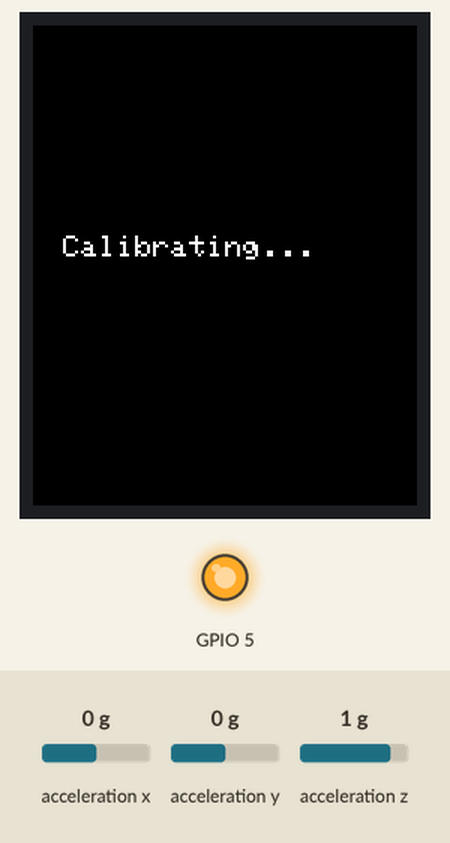
Recording of a program running on a simulated ESP32. Parts: 128×160 colour display, output pins drawn as LEDs (lit = HIGH). Wiring (inferred from the names in the program): MPU-6050 motion sensor at I2C address 0x68. Inputs (shaded band) come from the test bench; at power-on: acceleration x 0 g, acceleration y 0 g, acceleration z 1 g. WiFi joins after 1.5 s; servers stay silent unless stated; storage starts empty; pins used as bus, display or sensor lines are not drawn; what the program prints to the serial monitor is not drawn.

Above: at 0.7 s.
At 1.6 s:
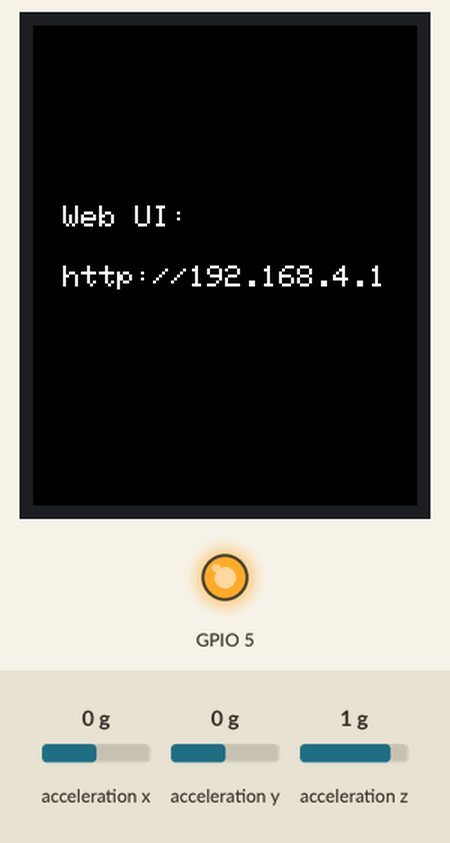

Measured:
- what the display in image 0 shows lasts 0.8 s, from 0.7 s to 1.5 s
- what the display in image 1 shows lasts 3.1 s, from 1.5 s to 4.6 s

The program:

main.cpp
```cpp
#include <Arduino.h>
#include <SPI.h>
#include <SD.h>

#include "config.h"
#include "display.h"
#include "mpu.h"
#include "gif_manager.h"
#include "web_server.h"
#include "wifi_manager.h"
#include "app.h"
#include "gif_app.h"
#include "now_playing_app.h"
#include "fish_tank_app.h"
#include "dice_app.h"
#include "racing_app.h"

App *apps[] = {&gifApp, &nowPlayingApp, &fishTankApp, &diceApp, &racingApp};
extern const int APP_COUNT = sizeof(apps) / sizeof(apps[0]);
int currentAppIndex = 0;

void switchApp(int newIndex);

void setup()
{
  Serial.begin(115200);
  delay(200);
  Serial.println("[Main] Starting");

  SPI.begin(PIN_SCK, PIN_MISO, PIN_MOSI);
  SPI.setFrequency(SPI_FREQUENCY);

  display.begin();
  display.clear();
  display.showMessage("Initializing...");
  Serial.println("[Main] Display initialized");

  if (!gifManager.begin())
  {
    display.showMessage("SD Card Error!");
    Serial.println("[Main] SD card failed!");
    while (1)
      delay(100);
  }
  Serial.println("[Main] SD card initialized");

  display.clear();
  display.showMessage("Connecting WiFi...");
  wifiManager.begin();

  mpu.begin();
  delay(50);
  display.clear();
  display.showMessage("Calibrating...");
  mpu.calibrate(300);
  Serial.println("[Main] MPU calibrated");

  webServer.setOnGifChange([]()
                           { gifApp.notifyGifChange(); });
  webServer.setOnModeChange([](int index)
                            {
                              if (index >= 0 && index < APP_COUNT && index != currentAppIndex)
                                switchApp(index); });
  webServer.setAppInfo(apps, &APP_COUNT, &currentAppIndex);
  webServer.begin();

  display.showIP(webServer.getLocalIP());
  Serial.printf("[Main] Web UI: http://%s\n", webServer.getLocalIP());
  delay(3000);

  display.clear();

  currentAppIndex = 0;
  apps[currentAppIndex]->onEnter();
  apps[currentAppIndex]->triggerOverlay();

  Serial.printf("[Main] Ready! Running %s app. %d GIFs found.\n",
                apps[currentAppIndex]->name(), gifManager.getGifCount());
}

void loop()
{
  static unsigned long lastMpuCheck = 0;
  int tiltDir = 0;
  if (millis() - lastMpuCheck >= 50)
  {
    lastMpuCheck = millis();
    tiltDir = mpu.checkTiltChange();
  }

  if (tiltDir != 0)
  {
    if (apps[currentAppIndex]->onTilt(tiltDir))
      apps[currentAppIndex]->triggerOverlay();
  }

  apps[currentAppIndex]->updateOverlay();
  webServer.checkUploadTimeout();
  apps[currentAppIndex]->loop();
}

void switchApp(int newIndex)
{
  if (newIndex < 0 || newIndex >= APP_COUNT || newIndex == currentAppIndex)
    return;

  apps[currentAppIndex]->onExit();
  currentAppIndex = newIndex;
  apps[currentAppIndex]->onEnter();
  apps[currentAppIndex]->triggerOverlay();
  Serial.printf("[Main] Switched to %s app\n", apps[currentAppIndex]->name());
}
```

config.h
```cpp
#ifndef CONFIG_H
#define CONFIG_H

#include <Arduino.h>

// WiFi
#define WIFI_CONFIG_FILE "/wifi.json"
#define AP_SSID "Holocubic"
#define AP_PASSWORD "12345678"
#define WIFI_CONNECT_TIMEOUT 15

// Hardware Pins
#define SD_CS 5

// TFT Display (ST7735)
#define TFT_CS 13
#define TFT_DC 2
#define TFT_RST 4

// SPI
#define PIN_SCK 18
#define PIN_MISO 19
#define PIN_MOSI 23

// I2C (MPU6050)
#define I2C_SDA 21
#define I2C_SCL 22

// MPU6050
#define MPU_ADDR 0x68
#define REG_PWR_MGMT_1 0x6B
#define REG_ACCEL_XOUT 0x3B

// Display
#define TFT_WIDTH 128
#define TFT_HEIGHT 160
#define CANVAS_WIDTH 128
#define CANVAS_HEIGHT 128
#define CANVAS_X 0
#define CANVAS_Y 16

// Overlay
#define OVERLAY_HEIGHT 16
#define OVERLAY_SHOW_MS 2500

// NTP
#define NTP_SERVER "pool.ntp.org"
#define NTP_GMT_OFFSET 28800
#define NTP_DAYLIGHT_OFFSET 0

// Tilt Detection
#define ENTER_TILT_DEG 25.0f
#define EXIT_TILT_DEG 15.0f
#define SWITCH_COOLDOWN_MS 2000

// SD Card Paths
#define GIFS_ROOT "/gifs"
#define ORDER_FILE "/gifs/order.json"
#define GIF_CONFIG_FILE "config.json"

// Performance
#define SPI_FREQUENCY 40000000
#define SD_SPI_FREQUENCY 20000000
#define I2C_FREQUENCY 400000

// Buffers
#define MAX_ROW_BUFFER ((CANVAS_WIDTH * 3 + 3) & ~3)
#define MAX_IMAGE_SIZE 128
#define MAX_GIF_NAME_LEN 32

// Now Playing
#define NP_DIR "/np"
#define NP_FRAME_DELAY_MS 400

// Upload
#define UPLOAD_TIMEOUT_MS 30000

#endif // CONFIG_H
```
